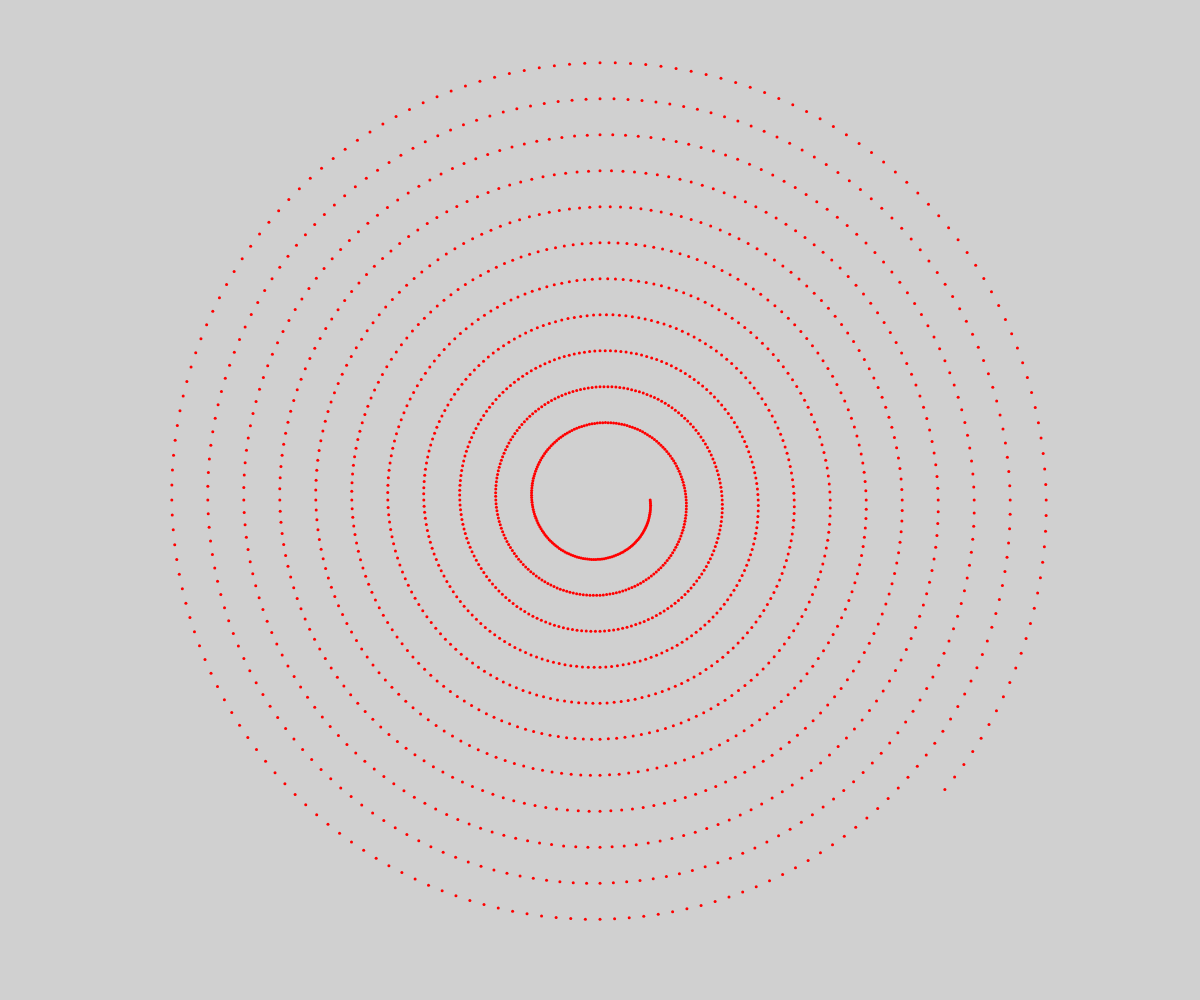
Frame 1 (no input)
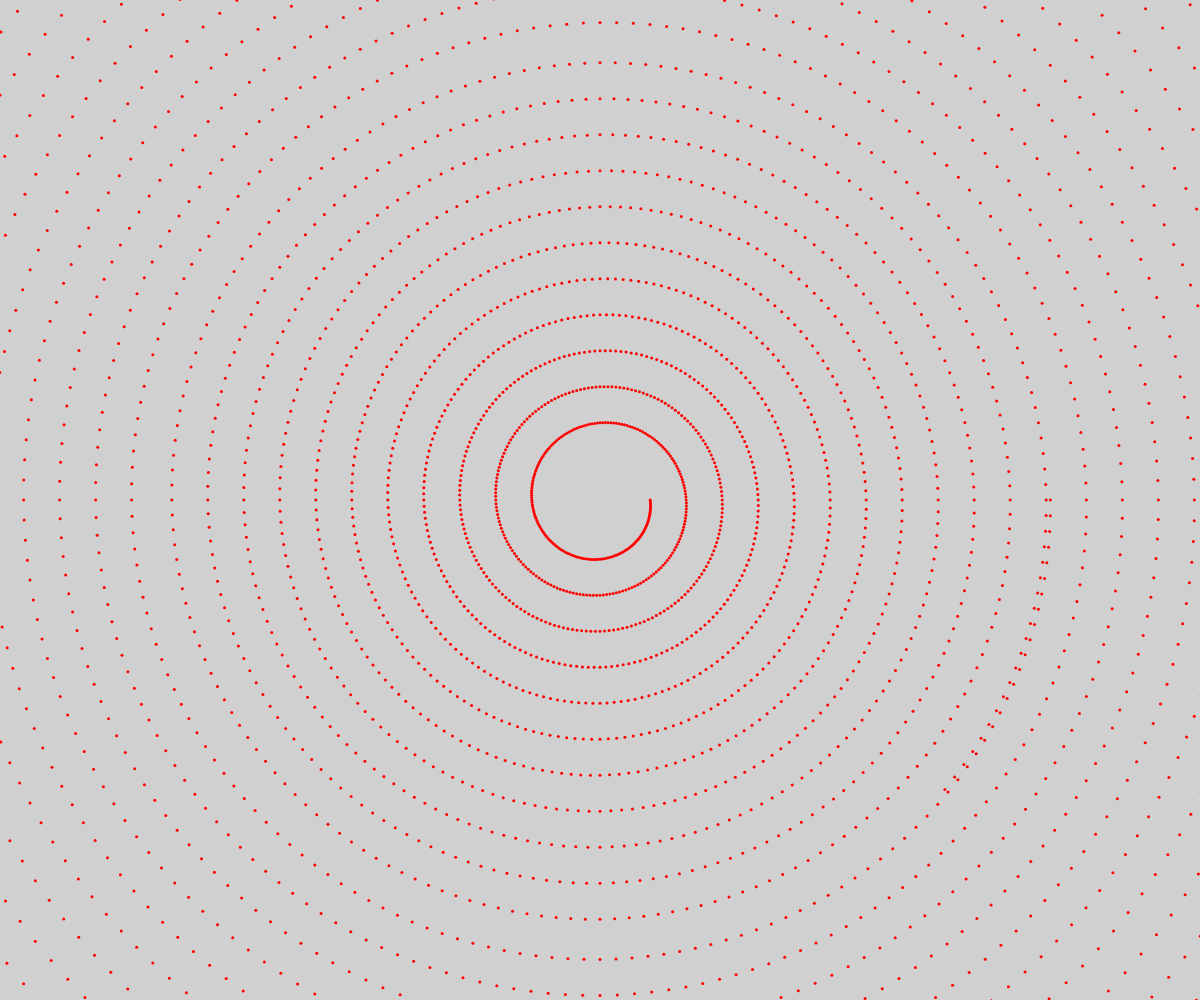
Frame 2 (the mouse pressed at the canvas centre, redrawn once)

The p5.js sketch that drew these frames (run headless with seeded random() and noise() and a simulated clock; the mouse was pressed at the canvas centre and the sketch redrawn once):

// p5.js sketch
// ── sketch.js
// Example 28

//Turning a Circle into a Spiral
 
var step = 10;
var lastX = -10;
var radius = 50;
let lastY;
let middle;
let y;

function setup() {
    createCanvas(windowWidth, windowHeight);
    background(208);
    smooth();
    noLoop();
    noFill();
    strokeWeight(3);
}

function draw() {
    stroke(20, 50, 70);
    centX = width / 2;
    centY = height / 2;
    stroke(0, 30);
    noFill();
    // ellipse(centX, centY, radius * 2, radius * 2);

    stroke('red');
    for (ang = 0; ang <= 4000; ang += 2) {
        radius += 0.2;
        var rad = radians(ang);
        x = centX + (radius * cos(rad));
        y = centY + (radius * sin(rad));
        point(x, y);
    }
}
